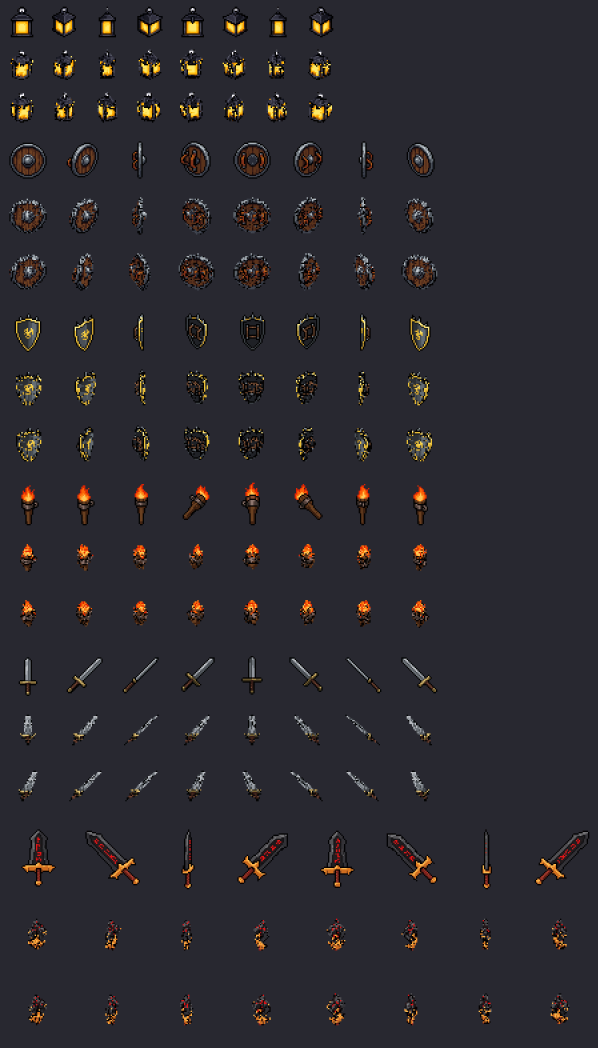
#> input picture research/img/carve-first-attempt.png, 1792 x 3144 px (shown at 1/3 size)
$ python -i parallax.py   (imports and definitions only)
#> lines starting #> are read from the running program, lines starting #| are printed output that depends on the picture
"""Parallax experiments on flattened pixel-art backgrounds.

Research script for docs/RESEARCH_PARALLAX.md. Rough, takes paths as arguments.

    python3 parallax.py seam <png>...                       how badly each image wraps
    python3 parallax.py loop <png> <out.png> <method>       make it wrap: cut, crossfade or mirror
    python3 parallax.py split <png> <out-dir> <bands> [depth.png]
                                                            cut into depth layers along skylines
    python3 parallax.py cut <png> <out-dir> <bands> <depth.png> [reach]
                                                            cut into depth layers pixel by pixel, fill within reach
    python3 parallax.py preview <out.gif> <f0,f1,...> <layer.png>...
                                                            pan a camera over layers
    python3 parallax.py line <png> <out.gif> <horizon-row>  per-row (raster) scroll of one image
    python3 parallax.py scroll <out.gif> <f0,f1,...> <height> <png>@<bottom-row>...
                                                            stack wrapping layers and scroll one way
    python3 parallax.py jitter                              rounding schemes, numbers only
    python3 parallax.py haze <png> <out.png> <t>            push an image toward its sky colour, palette held
    python3 parallax.py bands <png> <bands> [depth.png]     contrast and sky distance per depth band
    python3 parallax.py compose <out.gif> <sky,far,near> <seed> <sprite.png>...
                                                            layers built from separate silhouettes, camera pans up
    python3 parallax.py screen <png>...                     numbers for choosing between candidates
    python3 parallax.py foot <png> <out.png> <frac> [drop]  trim, then dither the bottom frac out
    python3 parallax.py tint <png> <out.png> <#hex> <t> <palette.json|png>
                                                            mix toward a colour, snap to a biome palette
    python3 parallax.py sky <out.png> <w> <h> <#hex,#hex,...>
                                                            flat sky bands with dithered steps
    python3 parallax.py skyline <out.gif|webp> <spec.json>  side-scrolling preview of runs and layers
    python3 parallax.py climb <out.gif|webp> <spec.json>    vertical preview: the camera climbs through the layers
    python3 parallax.py wall <png> <out.png> <height> <cap-rows>
                                                            stack a cliff into a tall wall, looping its body
    python3 parallax.py key <png> <out.png> [thresh] [flood|all]
                                                            key out a flat background, wrapping sideways
    python3 parallax.py recolour <png> <out.png> <from.json|png> <to.json|png> [all|cool]
                                                            swap palettes by luminance rank
    python3 parallax.py isolate <png> <out.png>             keep the largest shape and what touches the bottom
    python3 parallax.py twice <png> <out.png>               the picture twice side by side, to show its seam
    python3 parallax.py sheet <out.png> <cols> <#bg> <png>...
                                                            transparent pictures in a grid, enlarged twice

Needs numpy, pillow and scipy.
"""

import os
import sys

import numpy as np
from PIL import Image
from scipy.ndimage import median_filter


def load(path):
    img = Image.open(path).convert("RGBA")
    return np.asarray(img).astype(np.int16)


# [5 lines left out: function save, not called in this run]


def colours(rgb):
    flat = rgb.reshape(-1, rgb.shape[-1])
    return {tuple(c) for c in np.unique(flat, axis=0)}


# [85 lines left out: functions palette_snap, column_diff, seam_ratio, cmd_seam, best_cut, cmd_loop, not called in this run]


# --- depth and splitting --------------------------------------------------


def sky_colour(rgba):
    top = rgba[: max(2, rgba.shape[0] // 64), :, :3].reshape(-1, 3)
    return np.median(top, axis=0)


# [355 lines left out: functions nearness, thresholds, skylines, mirror_fill, revealed, cmd_split and 8 more, not called in this run]


# --- haze -----------------------------------------------------------------


def lum(rgb):
    return rgb[..., 0] * 0.2126 + rgb[..., 1] * 0.7152 + rgb[..., 2] * 0.0722


# [38 lines left out: functions cmd_bands, cmd_haze, not called in this run]


# --- composite layers from sprites ---------------------------------------


def hexrgb(h):
    h = h.lstrip("#")
    return np.array([int(h[i : i + 2], 16) for i in (0, 2, 4)], float)


# [130 lines left out: function cmd_compose, not called in this run]


# --- refined process: screen, fade the foot, tint, sky, skyline ---------------


BAYER4 = np.array([[0, 8, 2, 10], [12, 4, 14, 6], [3, 11, 1, 9], [15, 7, 13, 5]])


# [94 lines left out: functions palette_file, cmd_screen, cmd_foot, cmd_tint, sky_array, not called in this run]


def cmd_sky(out, w, h, hexes):
    save(sky_array(int(w), int(h), hexes.split(",")), out)
    print(f"{out}: {w}x{h}, {len(hexes.split(','))} bands")


# [262 lines left out: functions cmd_skyline, cmd_wall, cmd_climb, not called in this run]


def cmd_key(src, out, thresh="24", mode="flood"):
    """Key out a flat background: the most common colour on the top row.

    A pixel is background when no channel differs from that colour by more than `thresh`.
    With `flood` (the default) only background pixels connected to the top row count, so
    the same colour inside the picture stays. Connection is worked out on three copies side
    by side and the middle one kept, so a picture that wraps sideways keys the same at both
    edges. With `all` every pixel within `thresh` goes. Alpha stays 0 or 255.
    """
    from scipy.ndimage import label

    a = load(src)
    h, w = a.shape[:2]
    top = a[0, :, :3].reshape(-1, 3)
    u, c = np.unique(top, axis=0, return_counts=True)
    bg = u[c.argmax()]
    near = (np.abs(a[:, :, :3] - bg[None, None, :]).max(-1) <= int(thresh)) & (a[:, :, 3] > 0)
    if mode == "flood":
        lab, _ = label(np.concatenate([near] * 3, axis=1))
        seeds = set(np.unique(lab[0])) - {0}
        drop = np.isin(lab, list(seeds))[:, w : 2 * w]
    else:
        drop = near
    res = a.copy()
    res[drop, 3] = 0
    before, after = seam_ratio(a)[2], seam_ratio(res)[2]
    # The share of rows where the left and right edges disagree about being background.
    edge = float((drop[:, 0] != drop[:, -1]).mean())
    save(res, out)
    print(
        f"{out}: key #{bg[0]:02x}{bg[1]:02x}{bg[2]:02x} within {thresh} ({mode}), removed {drop.mean():.2f}, "
        f"seam ratio {before:.1f} -> {after:.1f}, edge rows that disagree {edge:.2f}"
    )


# [119 lines left out: functions cmd_recolour, cmd_isolate, cmd_twice, cmd_sheet, main, not called in this run]


# [2 lines not run here, left out]

>>> import cv2
>>> picture = cv2.imread('../img/carve-first-attempt.png', cv2.IMREAD_GRAYSCALE)
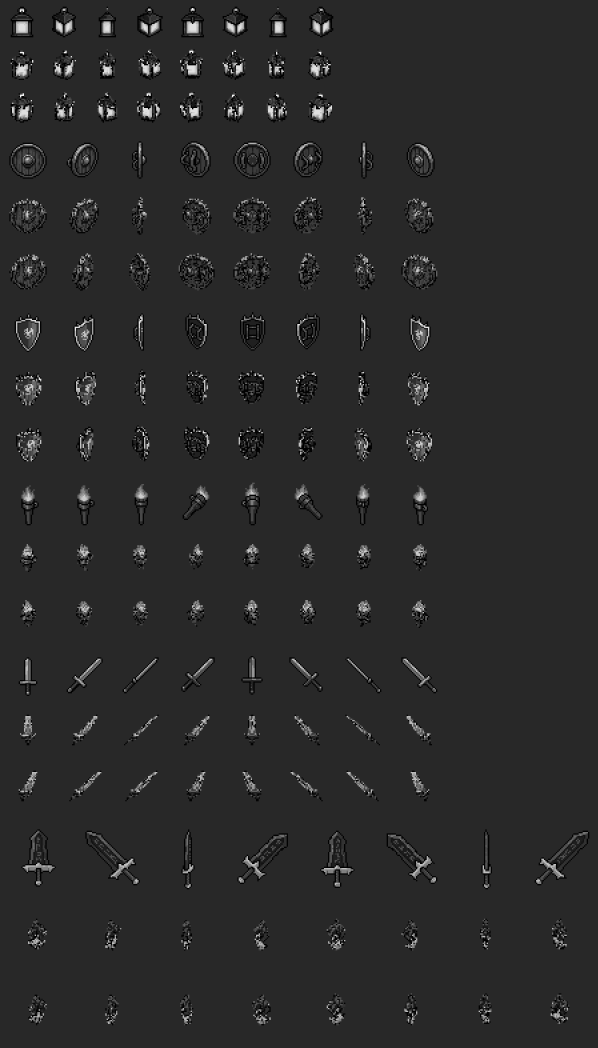
#> picture: shape (3144, 1792) (shown at 1/3 size); min 0, max 243, mean 42.2
>>> result = cmd_key(picture, 'out.png')
#> (the run stopped early here; a loop or call above may not have finished)

$ run again, on research/img/carve-upright.png
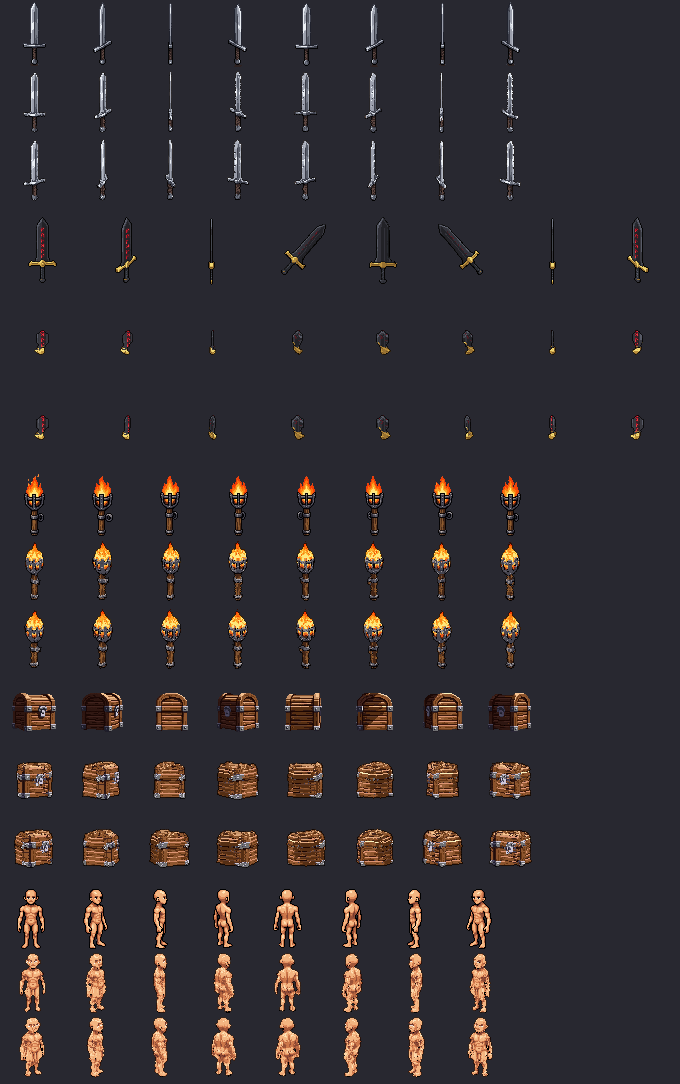
#> input picture research/img/carve-upright.png, 1360 x 2168 px (shown at 1/2 size)
#> `picture = cv2.imread('../img/carve-first-attempt.png', cv2.IMREAD_GRAY..`:
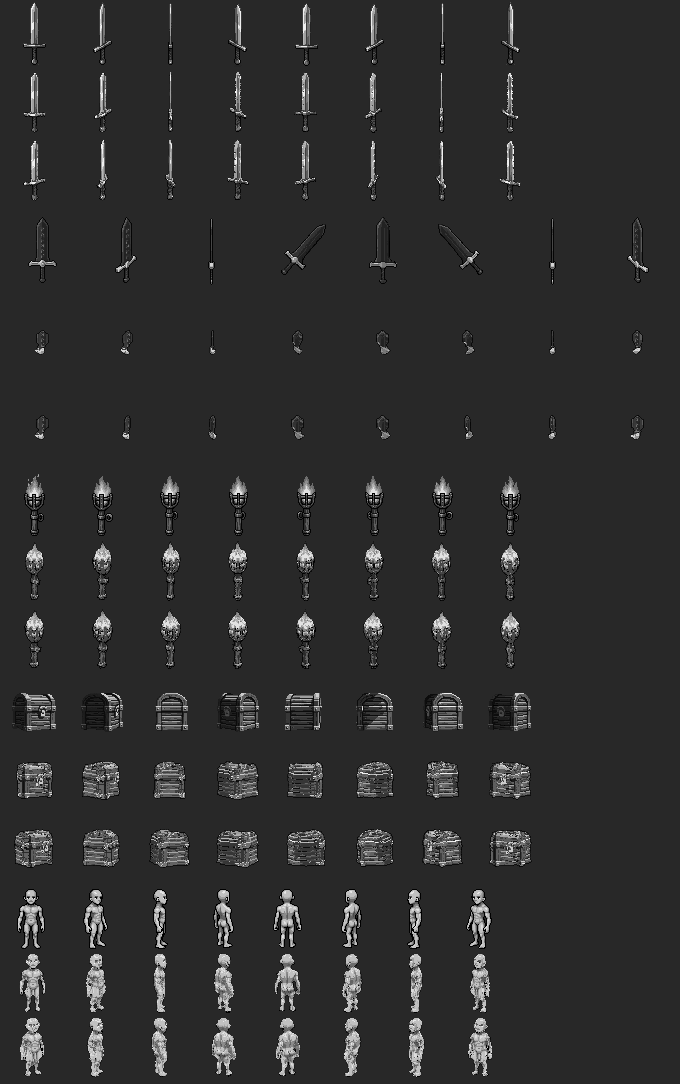
#> picture: shape (2168, 1360) (shown at 1/2 size); min 0, max 245, mean 46.1
